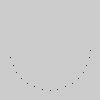
Frame 1 (no input)
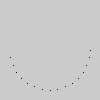
Frame 60 (the mouse pressed at the canvas centre just before this capture)
Frame 120 (the mouse held since frame 60 and released just before this capture): identical to frame 60, image omitted

The Processing sketch that drew these frames (run headless with seeded random() and noise(); from frame 60 on, the mouse is pressed at the canvas centre):

// Processing sketch: Ex_10
// ── Ex_10.pde
int res = 16; // Number of data elements
float[] x = new float[res]; // Create x-coordinate array
float[] y = new float[res]; // Create y-coordinate array

void setup() {
  size(100, 100);
  for (int i = 0; i < res; i++) {
    x[i] = cos(PI/res * i); // Sets x-coordinates
    y[i] = sin(PI/res * i); // Sets y-coordinates
  }
}

void draw() {
  for (int i = 0; i < res; i++) { // Access each point
    point(50 + x[i]*40, 50 + y[i]*40); // Draws point on a curve
  }
}
